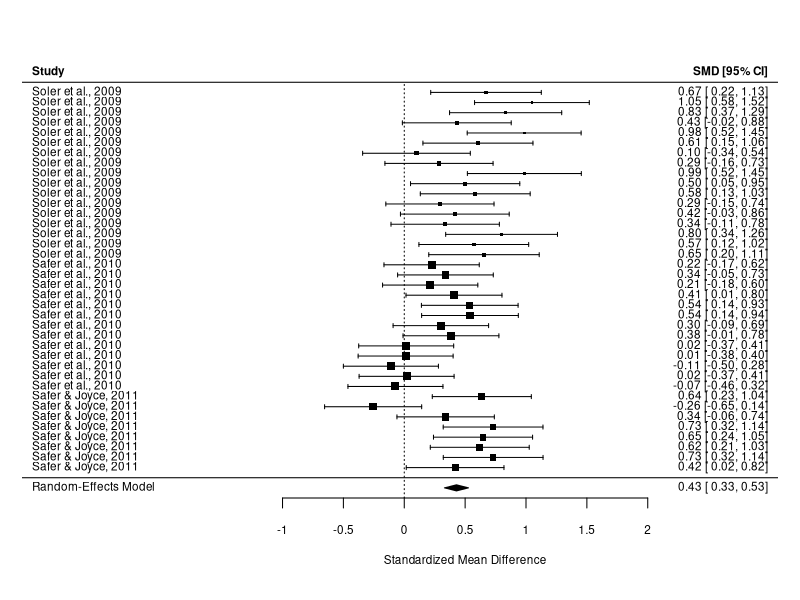
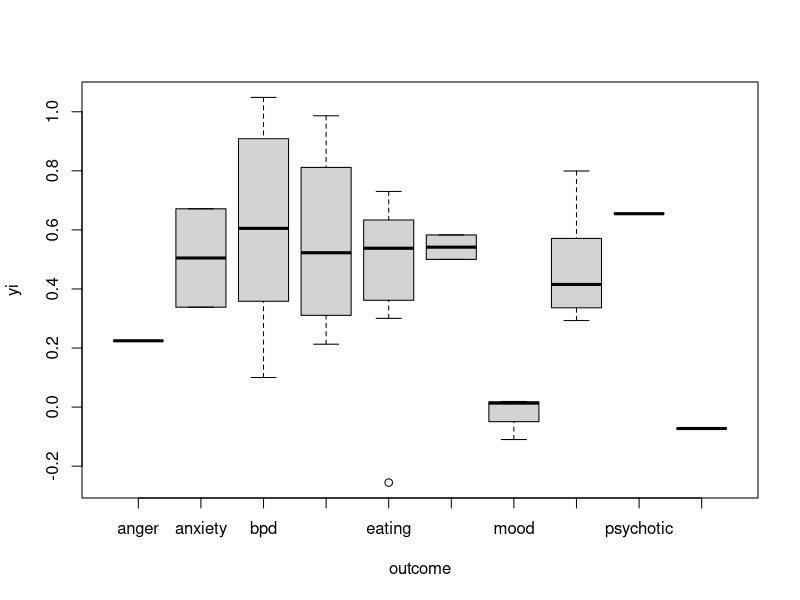
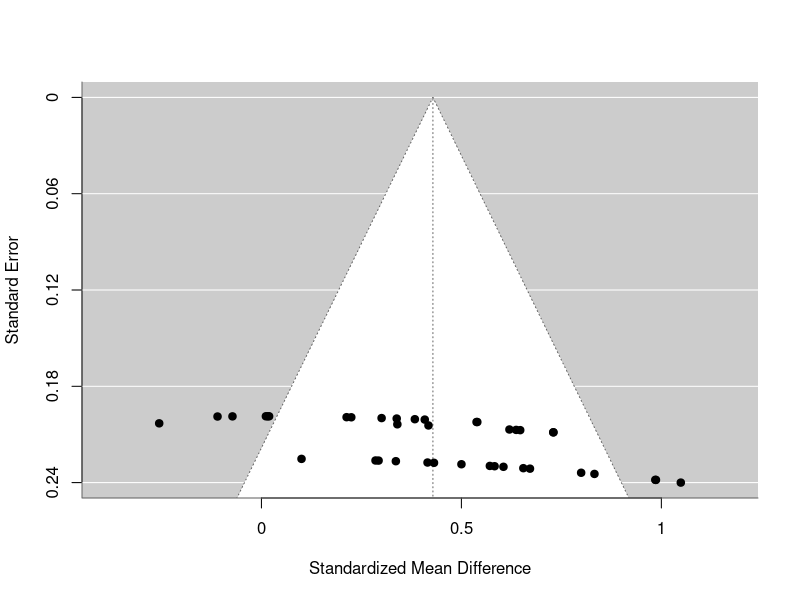

Recreate these plots in R, in order.
## ---- chunk 1
#install.packages("metafor")
library("metafor")

#install.packages("readxl")
library("readxl")

## ---- chunk 2

setwd("~/Thesis/Data")


dbtstma <- readxl::read_excel("rstudiometaanalysis.xlsx")


summary(dbtstma)

## ---- chunk 3

dbtstma <- escalc(n1i = n_control, n2i = n_treatment, m1i = mean_control, m2i = mean_treatment, sd1i = sd_control, sd2i = sd_treatment, data = dbtstma, measure = "SMD", append = TRUE)


ma_model <- rma(yi, vi, data = dbtstma)
summary(ma_model)

# Although need to compute particular outcomes, such as suicide, bpd symptoms, depression, anxiety, here are overall findings for practice: 
# Summary Effect Size = 0.4288 (Moderate)
# Summary p-value = <.0001 (significant)



## ---- chunk 4
forest(ma_model, slab = paste(dbtstma$study, as.character(dbtstma$year), sep = ", "))

# To visualize all effect sizes
# Need to figure out how to put them into subgroups of outcomes


## ---- chunk 5
boxplot(yi ~ outcome, data = dbtstma)

# To visualize different outcomes

## ---- chunk 6
funnel(ma_model)

# A common way to investigate potential publication bias in a meta-analysis is the funnel plot. Asymmetrical distribution indicates potential publication bias.
